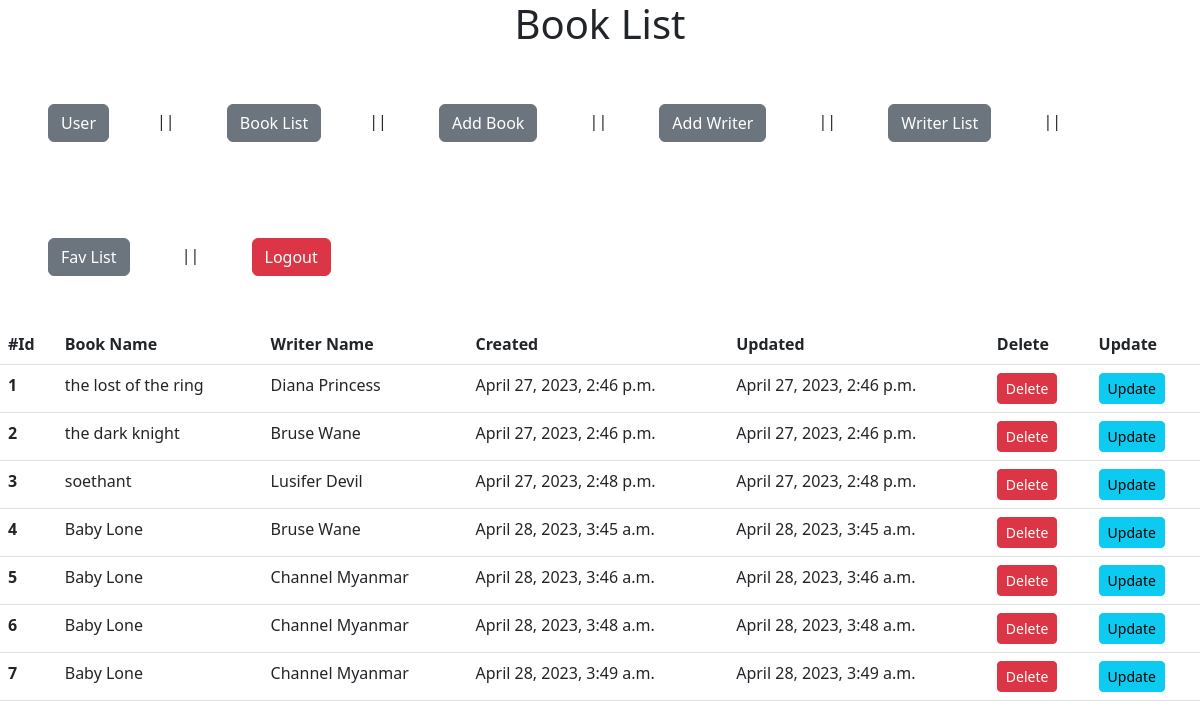
/bookList/ (signed in), run on the app's committed database.
### book/models.py (models this page shows, shortened)
class Book(models.Model):
    name=models.CharField(max_length=100,null=False)
    writer=models.ForeignKey(Writer, on_delete=models.SET_NULL,null=True)
    cerated=models.DateTimeField(auto_now_add=True,null=True)
    updated=models.DateTimeField(auto_now=True,null=True)

class Writer(models.Model):
    first_name=models.CharField(max_length=10,unique=True)
    last_name=models.CharField(max_length=10)
    age=models.CharField(max_length=2,null=True)
    birthday=models.DateField(null=True)
    def __str__(self):
        return self.first_name +' '+ self.last_name

### book/views.py (the view)
# urls.py: path("bookList/",views.bookList,name='bookList'),
@login_required(login_url='login')
def bookList(request):
    books=Book.objects.all()
    context={'books':books}
    return render(request, 'book/bookList.html',context)

### templates/book/bookList.html
{% extends 'main.html' %} {% block context %}
<h1 class="text-center">Book List</h1>
{% include 'nav.html' %}
<div>
  <div>
    <table class="table">
      <thead>
        <tr>
          <th scope="col">#Id</th>
          <th scope="col">Book Name</th>
          <th scope="col">Writer Name</th>
          <th scope="col">Created</th>
          <th scope="col">Updated</th>
          <th scope="col">Delete</th>
          <th scope="col">Update</th>
        </tr>
      </thead>
      <tbody>
        {% for book in books %}
        <tr>
          <th scope="row">{{book.id}}</th>
          <td>{{book.name}}</td>
          <td>{{book.writer}}</td>
          <td>{{book.cerated}}</td>
          <td>{{book.updated}}</td>
          <td>
            <a
              class="btn btn-sm btn-danger"
              href="{% url 'deleteBook' book.id %}"
              >Delete</a
            >
          </td>
          <td>
            <a class="btn btn-sm btn-info" href="{% url 'updateBook' book.id %}"
              >Update</a
            >
          </td>
        </tr>
        {% endfor %}
      </tbody>
    </table>
  </div>
</div>
{% endblock context %}

### data on the page
Book: id "1", name "the lost of the ring", writer "Diana Princess", cerated "April 27, 2023, 2:46 p.m.", updated "April 27, 2023, 2:46 p.m."
Book: id "2", name "the dark knight", writer "Bruse Wane", cerated "April 27, 2023, 2:46 p.m.", updated "April 27, 2023, 2:46 p.m."
Book: id "3", name "soethant", writer "Lusifer Devil", cerated "April 27, 2023, 2:48 p.m.", updated "April 27, 2023, 2:48 p.m."
Book: id "4", name "Baby Lone", writer "Bruse Wane", cerated "April 28, 2023, 3:45 a.m.", updated "April 28, 2023, 3:45 a.m."
Book: id "5", name "Baby Lone", writer "Channel Myanmar", cerated "April 28, 2023, 3:46 a.m.", updated "April 28, 2023, 3:46 a.m."
Book: id "6", name "Baby Lone", writer "Channel Myanmar", cerated "April 28, 2023, 3:48 a.m.", updated "April 28, 2023, 3:48 a.m."
Book: id "7", name "Baby Lone", writer "Channel Myanmar", cerated "April 28, 2023, 3:49 a.m.", updated "April 28, 2023, 3:49 a.m."
